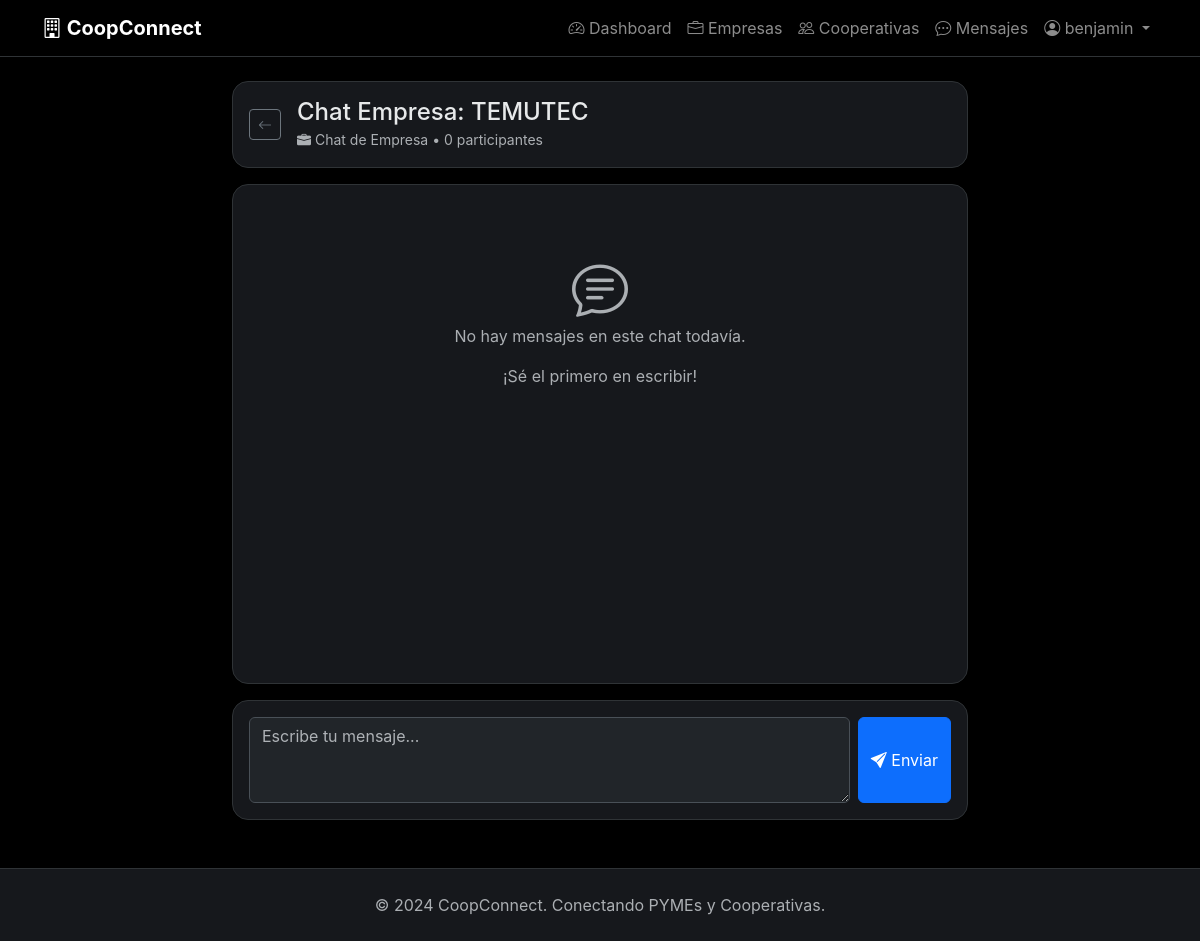
The page /messaging/chat/1/ (signed in) on the database as committed earlier.
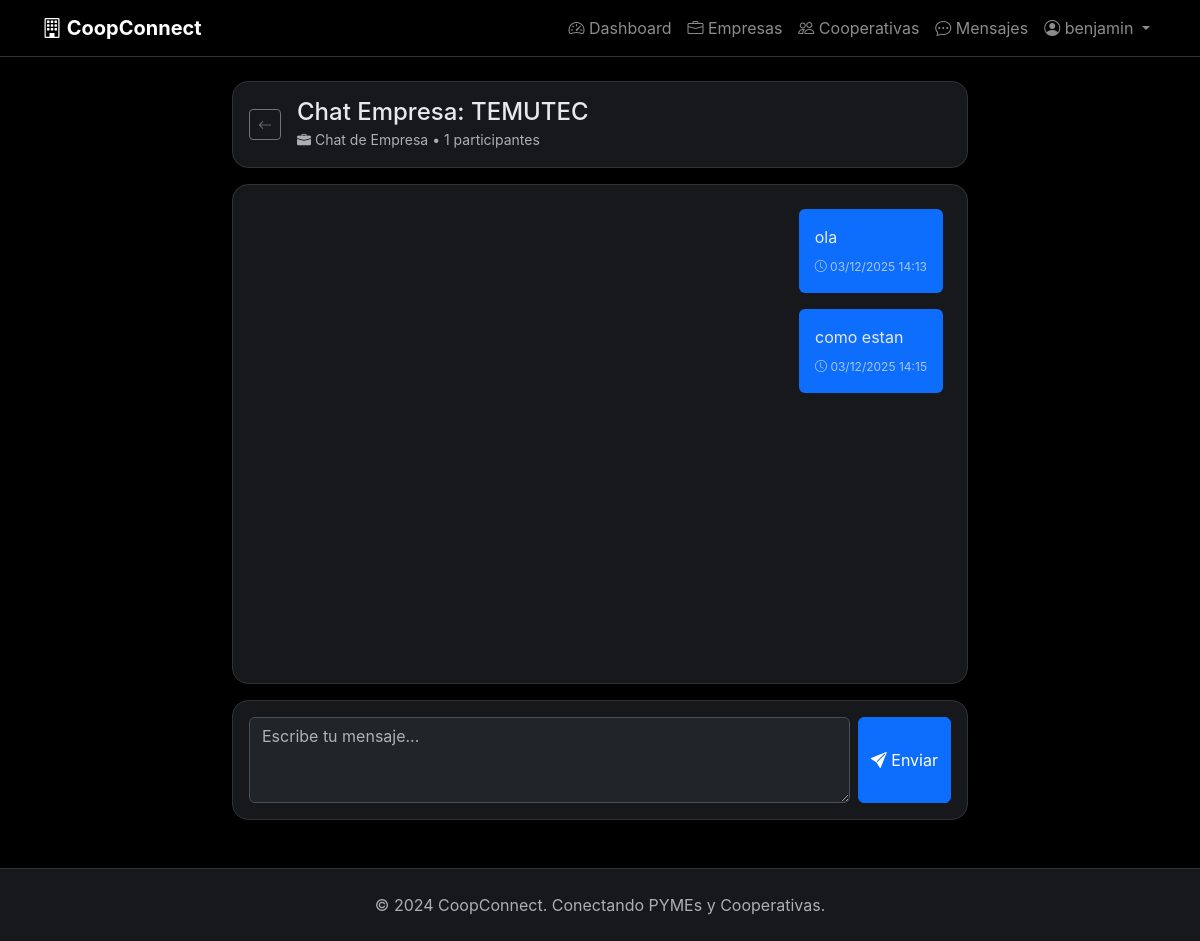
The same page on the database as committed later.
### messaging/models.py (models this page shows, shortened)
class Chat(models.Model):
    TYPE_CHOICES = [
        ('direct', 'Directo'),
        ('company', 'Empresa'),
        ('cooperative', 'Cooperativa'),
    ]
    type = models.CharField(max_length=20, choices=TYPE_CHOICES)
    participants = models.ManyToManyField(User, related_name='chats')
    company = models.ForeignKey(Company, on_delete=models.CASCADE, null=True, blank=True, related_name='chats')
    cooperative = models.ForeignKey(Cooperative, on_delete=models.CASCADE, null=True, blank=True, related_name='chats')
    created_at = models.DateTimeField(auto_now_add=True)
    def __str__(self):
        if self.type == 'direct':
            return f"Chat: {', '.join([u.username for u in self.participants.all()[:2]])}"
        elif self.type == 'company':
            return f"Chat Empresa: {self.company.name}"
        else:
            return f"Chat Cooperativa: {self.cooperative.name}"
    class Meta:
        verbose_name = 'Chat'
        verbose_name_plural = 'Chats'
        ordering = ['-created_at']
    def user_can_access(self, user):
        if self.type == 'direct':
            return self.participants.filter(id=user.id).exists()
        elif self.type == 'company':
            return hasattr(user, 'profile') and user.profile.company == self.company
        elif self.type == 'cooperative':
            return (hasattr(user, 'profile') and
                    user.profile.company and
                    self.cooperative.companies.filter(id=user.profile.company.id).exists())
        return False

class Message(models.Model):
    chat = models.ForeignKey(Chat, on_delete=models.CASCADE, related_name='messages')
    sender = models.ForeignKey(User, on_delete=models.CASCADE, related_name='messages_sent')
    content = models.TextField(max_length=1000)
    created_at = models.DateTimeField(auto_now_add=True)
    class Meta:
        verbose_name = 'Mensaje'
        verbose_name_plural = 'Mensajes'
        ordering = ['created_at']

### organizations/models.py (models this page shows, shortened)
class Company(models.Model):
    name = models.CharField(max_length=200, unique=True, verbose_name='Nombre')
    sector = models.CharField(max_length=50, choices=SECTOR_CHOICES, verbose_name='Sector')
    description = models.TextField(verbose_name='Descripción')
    access_code = models.CharField(max_length=20, default='123456', verbose_name='Código de Acceso', help_text='Código para que otros usuarios se unan a tu empresa')
    created_by = models.ForeignKey(User, on_delete=models.SET_NULL, null=True, related_name='companies_created')
    created_at = models.DateTimeField(auto_now_add=True)
    class Meta:
        verbose_name = 'Empresa'
        verbose_name_plural = 'Empresas'
        ordering = ['-created_at']

### messaging/views.py (the view)
# urls.py: path('chat/<int:chat_id>/', views.chat_detail, name='chat_detail'),
@login_required
def chat_detail(request, chat_id):
    chat = get_object_or_404(Chat, id=chat_id)
    if not chat.user_can_access(request.user):
        messages.error(request, 'No tienes acceso a este chat.')
        return redirect('messaging:chat_list')
    chat_messages = chat.messages.all().order_by('created_at')
    if request.method == 'POST':
        form = MessageForm(request.POST)
        if form.is_valid():
            message = form.save(commit=False)
            message.chat = chat
            message.sender = request.user
            message.save()
            messages.success(request, 'Mensaje enviado.')
            return redirect('messaging:chat_detail', chat_id=chat.id)
    else:
        form = MessageForm()
    context = {
        'chat': chat,
        'chat_messages': chat_messages,
        'form': form
    }
    return render(request, 'messaging/chat_detail.html', context)

### messaging/forms.py
class MessageForm(forms.ModelForm):
    class Meta:
        model = Message
        fields = ['content']
        widgets = {
            'content': forms.Textarea(attrs={
                'class': 'form-control',
                'rows': 3,
                'placeholder': 'Escribe tu mensaje...',
                'required': True
            }),
        }
        labels = {
            'content': ''
        }

### templates/messaging/chat_detail.html (shortened to what this page needs)
{% extends 'base.html' %}
{% block content %}
<div class="container mt-4">
    <div class="row justify-content-center">
        <div class="col-lg-8">
            <div class="card-custom p-3 mb-3">
                <div class="d-flex align-items-center">
                    <a href="{% url 'messaging:chat_list' %}" class="btn btn-sm btn-outline-secondary me-3">
                        <i class="bi bi-arrow-left"></i>
                    </a>
                    <div class="flex-grow-1">
                        <h4 class="mb-0">{{ chat }}</h4>
                        <small class="text-muted">
                            {% if chat.type == 'direct' %}
                            <i class="bi bi-person-circle"></i> Chat Directo
                            {% elif chat.type == 'company' %}
                            <i class="bi bi-briefcase-fill"></i> Chat de Empresa
                            {% else %}
                            <i class="bi bi-people-fill"></i> Chat de Cooperativa
                            {% endif %}
                            • {{ chat.participants.count }} participantes
                        </small>
                    </div>
                </div>
            </div>
            <div class="card-custom p-4 mb-3" style="height: 500px; overflow-y: auto;" id="messagesArea"
                hx-get="{% url 'messaging:chat_messages' chat.id %}" hx-trigger="every 3s" hx-swap="innerHTML">
                {% include 'messaging/partials/message_list.html' %}
            </div>
            <div class="card-custom p-3">
                <form method="post" id="messageForm">
                    <div class="row g-2">
                        <div class="col">
                            {{ form.content }}
                        </div>
                        <div class="col-auto">
                            <button type="submit" class="btn btn-primary" style="height: 100%;">
                                <i class="bi bi-send-fill"></i> Enviar
                            </button>
                        </div>
                    </div>
                </form>
            </div>
        </div>
    </div>
</div>
{% endblock %}

### templates/messaging/partials/message_list.html (shortened to what this page needs)
{% if chat_messages %}
{% for message in chat_messages %}
<div class="mb-3 {% if message.sender == user %}text-end{% endif %}">
    <div class="d-inline-block text-start" style="max-width: 70%;">
        <div
            class="p-3 rounded {% if message.sender == user %}bg-primary{% else %}bg-secondary bg-opacity-25{% endif %}">
            <p class="mb-1">{{ message.content }}</p>
            <small class="text-muted" style="font-size: 0.75rem;">
                <i class="bi bi-clock"></i> {{ message.created_at|date:"d/m/Y H:i" }}
            </small>
        </div>
    </div>
</div>
{% endfor %}
{% else %}
<div class="text-center text-muted py-5">
    <i class="bi bi-chat-text display-4 mb-3"></i>
    <p>No hay mensajes en este chat todavía.</p>
    <p>¡Sé el primero en escribir!</p>
</div>
{% endif %}

Rows that differ between the two databases and show on the page:
computed for Chat "Chat Empresa: TEMUTEC": participants.count "0" → "1"
added Message: content "ola", created_at "03/12/2025 14:13"
added Message: content "como estan", created_at "03/12/2025 14:15"
Other text that changed with them:
text no longer shown: "No hay mensajes en este chat todavía. ¡Sé el primero en escribir!"
